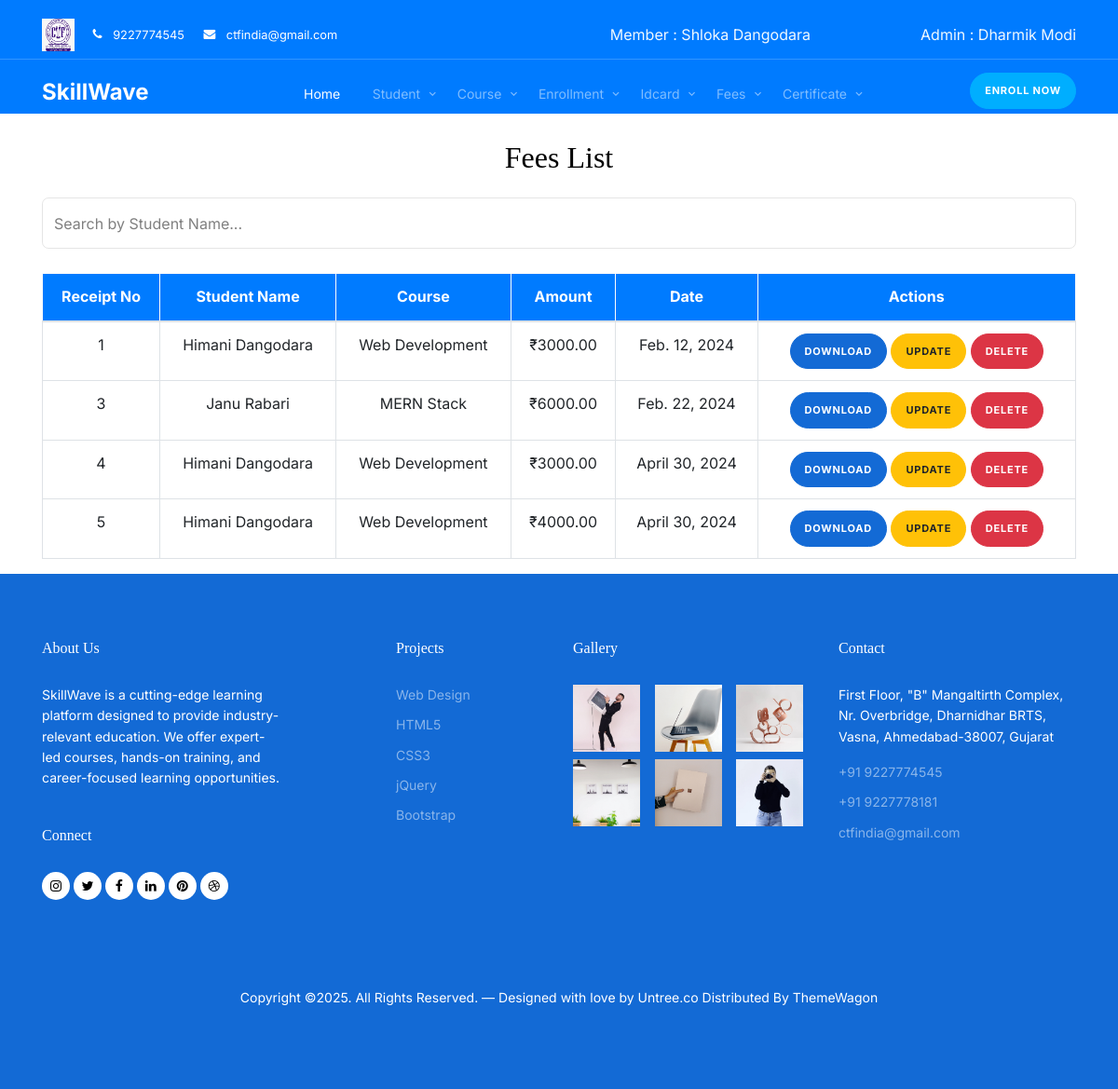
The page /fee_list/1 on the database its author committed.
### myapp/models.py (models this page shows, shortened)
class Member(models.Model):
    member_id = models.AutoField(primary_key=True, verbose_name="ID")
    admin = models.ForeignKey(Admin, on_delete = models.CASCADE )
    member_name = models.CharField(max_length=50)
    member_email = models.EmailField(max_length=50)
    member_password = models.CharField(max_length=10)
    member_phone = models.CharField(max_length=10)
    date_of_joining = models.DateField()

class Admin(models.Model):
    admin_id = models.AutoField(primary_key=True, verbose_name="ID")
    email = models.EmailField(max_length=50)
    password = models.CharField(max_length=10)
    name = models.CharField(max_length=50)

class Fees(models.Model):
    PAYMENT_MODE_CHOICES = [
        ('1', 'Cash'),
        ('2', 'UPI'),
        ('3', 'Bank Transfer'),
        ('4', 'Cheque'),
        ('5', 'Credit Card'),
        ('6', 'Debit Card'),
        ('7', 'Net Banking'),
    ]
    student = models.ForeignKey(Student, on_delete=models.CASCADE)
    admin = models.ForeignKey(Admin, on_delete = models.CASCADE)
    receipt_no = models.AutoField(primary_key=True)
    enrollment_id = models.ForeignKey(Enrollment, on_delete=models.CASCADE, related_name='fee_payments')
    course_name = models.ForeignKey(Course, on_delete=models.CASCADE, related_name='fee_records')
    total_amount = models.DecimalField(max_digits=10, decimal_places=2)
    paid_amount = models.DecimalField(max_digits=10, decimal_places=2)
    total_paid_amount = models.DecimalField(max_digits=10, decimal_places=2)
    payment_mode = models.CharField(max_length=20, choices=PAYMENT_MODE_CHOICES, default='1')
    upi_id = models.CharField(max_length=50, blank=True, null=True)
    bank_transfer_id = models.CharField(max_length=50, blank=True, null=True)
    credit_card_number = models.CharField(max_length=20, blank=True, null=True)
    debit_card_number = models.CharField(max_length=20, blank=True, null=True)
    net_banking_id = models.CharField(max_length=50, blank=True, null=True)
    received_date = models.DateField()

class Student(models.Model):
    student_id = models.AutoField(primary_key=True, verbose_name="ID")  # Fixed spelling: student_id → ID
    admin = models.ForeignKey(Admin, on_delete = models.CASCADE )
    name = models.CharField(max_length=50)
    address = models.CharField(max_length=100)
    phone_no = models.CharField(max_length=10)
    email = models.CharField(max_length=50)
    DOB = models.DateField()
    photo = models.FileField(upload_to='static/images/student_photos/', null=True)  # Fixed max_length to 1
    marks = models.IntegerField(default=0)  # Assuming marks field exists
    gender = models.CharField(max_length=10, choices=[('Male', 'Male'), ('Female', 'Female')])  # Add this field

class Course(models.Model):
    course_id = models.AutoField(verbose_name="course_id",primary_key=True)
    admin = models.ForeignKey(Admin, on_delete = models.CASCADE )
    course_name = models.CharField(max_length=30)
    duration = models.IntegerField(help_text="Duration in month")
    fees = models.DecimalField(max_digits=10, decimal_places=2)
    def __str__(self):
        return self.course_name

### myapp/views.py (the view)
# urls.py: path('fee_list/<int:member_id>', views.Fee_list, name='fee_list'),
def Fee_list(request, member_id):
    admin_id = models.Member.objects.get(member_id=member_id).admin.admin_id
    member = models.Member.objects.get(member_id=member_id)
    c = models.Admin.objects.get(admin_id=admin_id)
    id = member.member_id
    context = {
        'id': id,
        'admin': c,
        'member': member,
    }
    fees = models.Fees.objects.filter(admin = admin_id)
    context['fees'] = fees
    return render(request, 'fee_list.html', context)

### myapp/templates/fee_list.html (shortened to what this page needs)
<!doctype html>
<html lang="en">
<head>
  <link rel="stylesheet" href="https://unicons.iconscout.com/release/v4.0.0/css/line.css">
  {% load static %}
  <link rel="stylesheet" href="{% static 'css/bootstrap.min.css' %}">
  <link rel="stylesheet" href="{% static 'css/bootstrap.min.css' %}">
  <link rel="stylesheet" href="{% static 'css/animate.min.css' %}">
  <link rel="stylesheet" href="{% static 'css/owl.carousel.min.css' %}">
  <link rel="stylesheet" href="{% static 'css/owl.theme.default.min.css' %}">
  <link rel="stylesheet" href="{% static 'css/jquery.fancybox.min.css' %}">
  <link rel="stylesheet" href="{% static 'fonts/icomoon/style.css' %}">
  <link rel="stylesheet" href="{% static 'fonts/flaticon/font/flaticon.css' %}">
  <link rel="stylesheet" href="{% static 'css/aos.css' %}">
  <link rel="stylesheet" href="{% static 'css/style.css' %}">
</head>
<body>
<nav class="site-nav mb-5" style="background-color: #007bff;">
    <div class="pb-2 top-bar mb-3">
      <div class="container">
        <div class="row align-items-center">
          <div class="col-6 col-lg-6">
            <img src="../../static/images/image.jpg" style="height: 35px; width: auto; margin-right: 15px;">
            <a href="#" class="small mr-3"><span class="icon-phone mr-2"></span> <span class="d-none d-lg-inline-block">9227774545</span></a>
            <a href="#" class="small mr-3"><span class="icon-envelope mr-2"></span> <span class="d-none d-lg-inline-block">ctfindia@gmail.com</span></a>
          </div>
          <div class="col-6 col-lg-3 text-right" style="color: aliceblue;">Member : {{ member.member_name }}</div>
          <div class="col-6 col-lg-3 text-right" style="color: aliceblue;">Admin : {{ admin.name }}</div>
        </div>
      </div>
    </div>
    <div class="sticky-nav js-sticky-header" style="background-color: #007bff;">
      <div class="container position-relative">
        <div class="site-navigation text-center">
          <a href="{% url 'index' id %}" class="logo menu-absolute m-0">SkillWave</a>
          <ul class="js-clone-nav d-none d-lg-inline-block site-menu">
            <li class="active"><a href="{% url 'index' id %}">Home</a></li>
            <li class="has-children">
              <a href="#">Student</a>
            </li>
            <li class="has-children">
              <a href="#">Course</a>
            </li>
            <li class="has-children">
              <a href="#">Enrollment</a>
            </li>
            <li class="has-children">
              <a href="#">Idcard</a>
            </li>
            <li class="has-children">
              <a href="#">Fees</a>
            </li>
            <li class="has-children">
              <a href="#">Certificate</a>
            </li>
          </ul>
          <a href="#" class="btn-book btn btn-secondary btn-sm menu-absolute">Enroll Now</a>
        </div>
      </div>
    </div>
</nav>
<div class="container">
  <h2 class="text-center mb-4">Fees List</h2>
  <div class="d-flex justify-content-end">
    <input type="text" id="searchInput" name="searchInput" class="form-control search-box" placeholder="Search by Student Name...">
  </div><br>
  <div class="table-responsive">
      <table class="table table-bordered text-center table-hover">
          <thead class="table-light">
            <tr style="background-color: #007bff; color: white;">
              <th>Receipt No</th>
              <th>Student Name</th>
              <th>Course</th>
              <th>Amount</th>
              <th>Date</th>
              <th>Actions</th>
            </tr>
          </thead>
          <tbody>
            {% for fee in fees %}
            <tr>
              <td>{{ fee.receipt_no }}</td>
              <td>{{ fee.student.name }}</td>
              <td>{{ fee.course_name }}</td>
              <td>₹{{ fee.paid_amount }}</td>
              <td>{{ fee.received_date }}</td>
              <td>
                <a href="{% url 'download_fee_receipt' id fee.receipt_no %}" class="btn btn-sm btn-primary">
                   Download
                </a>
                <a href="{% url 'fee_update' id fee.receipt_no %}" class="btn btn-sm btn-warning">
                   Update
                </a>
                <a href="{% url 'fee_delete' id fee.receipt_no %}" class="btn btn-sm btn-danger">
                   Delete
                </a>
              </td>
            </tr>
            {% empty %}
              <tr>
                  <td colspan="10" class="text-center">No students available.</td>
              </tr>
            {% endfor %}
          </tbody>
      </table>
  </div>
</div>
<div class="site-footer">
  <div class="container">
    <div class="row">
      <div class="col-lg-3 mr-auto">
        <div class="widget">
          <h3>About Us<span class="text-primary">.</span> </h3>
          <p>SkillWave is a cutting-edge learning platform designed to provide industry-relevant education. We offer expert-led courses, hands-on training, and career-focused learning opportunities.</p>
        </div>
        <div class="widget">
          <h3>Connect</h3>
          <ul class="list-unstyled social">
            <li><a href="#"><span class="icon-instagram"></span></a></li>
            <li><a href="#"><span class="icon-twitter"></span></a></li>
            <li><a href="#"><span class="icon-facebook"></span></a></li>
            <li><a href="#"><span class="icon-linkedin"></span></a></li>
            <li><a href="#"><span class="icon-pinterest"></span></a></li>
            <li><a href="#"><span class="icon-dribbble"></span></a></li>
          </ul>
        </div>
      </div>
      <div class="col-lg-2 ml-auto">
        <div class="widget">
          <h3>Projects</h3>
          <ul class="list-unstyled float-left links">
            <li><a href="#">Web Design</a></li>
            <li><a href="#">HTML5</a></li>
            <li><a href="#">CSS3</a></li>
            <li><a href="#">jQuery</a></li>
            <li><a href="#">Bootstrap</a></li>
          </ul>
        </div>
      </div>
      <div class="col-lg-3">
        <div class="widget">
          <h3>Gallery</h3>
          <ul class="instafeed instagram-gallery list-unstyled">
            <li><a class="instagram-item" href="static/images/gal_1.jpg" data-fancybox="gal"><img src="{% static 'images/gal_1.jpg' %}" alt="" width="72" height="72"></a>
            </li>
            <li><a class="instagram-item" href="static/images/gal_2.jpg" data-fancybox="gal"><img src="{% static 'images/gal_2.jpg' %}" alt="" width="72" height="72"></a>
            </li>
            <li><a class="instagram-item" href="static/images/gal_3.jpg" data-fancybox="gal"><img src="{% static 'images/gal_3.jpg' %}" alt="" width="72" height="72"></a>
            </li>
            <li><a class="instagram-item" href="static/images/gal_4.jpg" data-fancybox="gal"><img src="{% static 'images/gal_4.jpg' %}" alt="" width="72" height="72"></a>
            </li>
            <li><a class="instagram-item" href="static/images/gal_5.jpg" data-fancybox="gal"><img src="{% static 'images/gal_5.jpg' %}" alt="" width="72" height="72"></a>
            </li>
            <li><a class="instagram-item" href="static/images/gal_6.jpg" data-fancybox="gal"><img src="{% static 'images/gal_6.jpg' %}" alt="" width="72" height="72"></a>
            </li>
          </ul>
        </div>
      </div>
      <div class="col-lg-3">
        <div class="widget">
          <h3>Contact</h3>
          <address>First Floor, "B" Mangaltirth Complex, Nr. Overbridge, Dharnidhar BRTS, Vasna, Ahmedabad-38007, Gujarat</address>
          <ul class="list-unstyled links mb-4">
              <li><a href="tel://11234567890">+91 9227774545</a></li>
              <li><a href="tel://11234567890">+91 9227778181</a></li>
              <li><a href="mailto:info@mydomain.com">ctfindia@gmail.com</a></li>
          </ul>
        </div>
      </div>
    </div>
    <div class="row mt-5">
      <div class="col-12 text-center">
        <p>Copyright &copy;. All Rights Reserved. &mdash; Designed with love by <a href="https://untree.co">Untree.co</a>  Distributed By <a href="https://themewagon.com">ThemeWagon</a>
        </div>
      </div>
    </div>
  </div>
</body>
</html>

### rows shown on the page
Member: member_name "Shloka Dangodara"
Admin: name "Dharmik Modi"
Fees: receipt_no "1", student.name "Himani Dangodara", course_name "Web Development", paid_amount "3000.00", received_date "Feb. 12, 2024"
Fees: receipt_no "3", student.name "Janu Rabari", course_name "MERN Stack", paid_amount "6000.00", received_date "Feb. 22, 2024"
Fees: receipt_no "4", student.name "Himani Dangodara", course_name "Web Development", paid_amount "3000.00", received_date "April 30, 2024"
Fees: receipt_no "5", student.name "Himani Dangodara", course_name "Web Development", paid_amount "4000.00", received_date "April 30, 2024"
